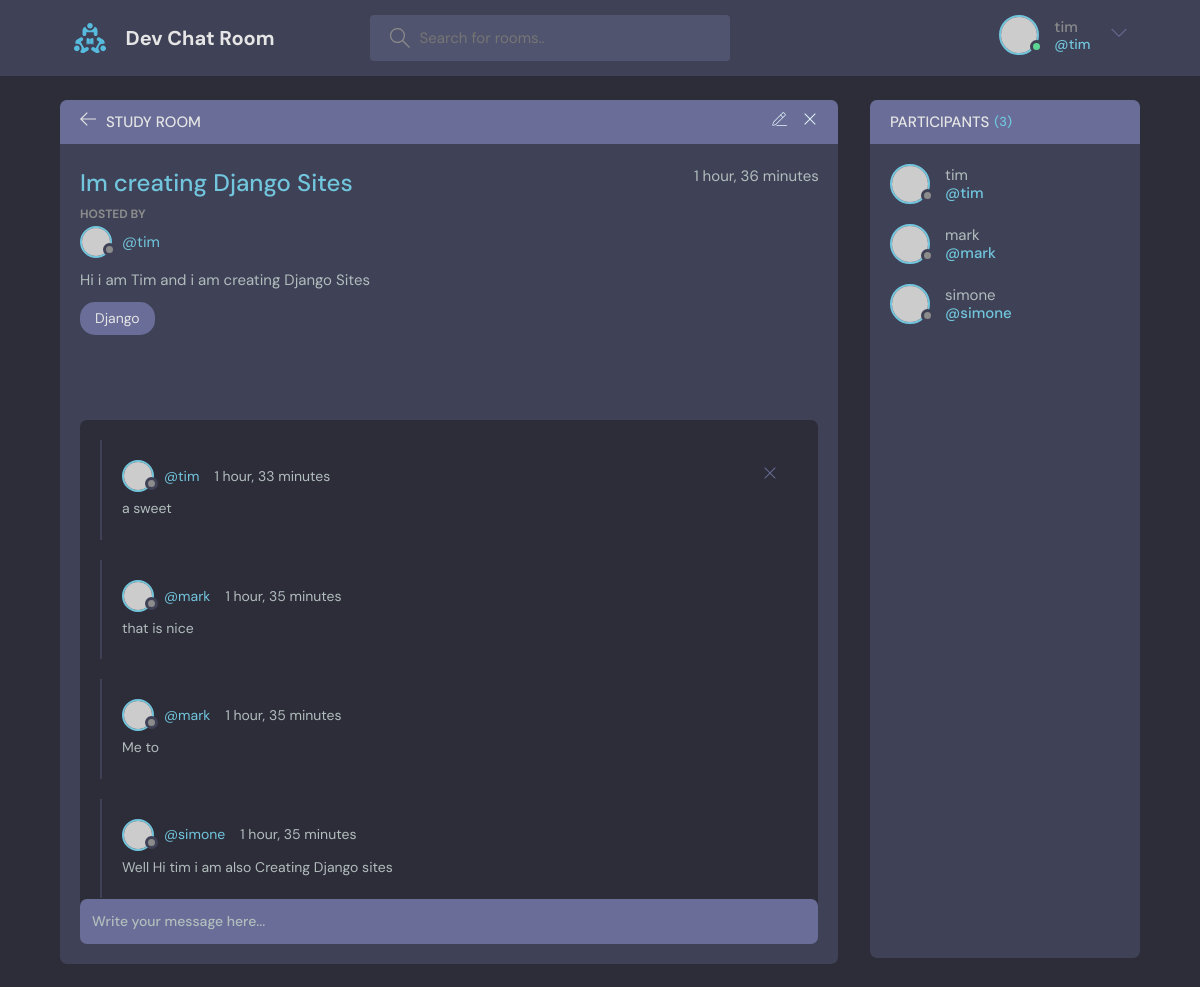
The app's page /room/13/ (signed in) with its own data.
### base/models.py (models this page shows, shortened)
class Room(models.Model):
    host = models.ForeignKey(User, on_delete=models.SET_NULL,null=True)
    topic = models.ForeignKey(Topic, on_delete=models.SET_NULL,null=True)
    name =models.CharField(max_length=200)
    description = models.TextField(null=True, blank=True, max_length=300)
    participants = models.ManyToManyField(User, related_name="participants",blank=True)
    updated = models.DateTimeField(auto_now=True)
    created = models.DateTimeField(auto_now_add=True)
    class Meta:
        ordering = ['-updated','-created']

class Topic(models.Model):
    name =models.CharField(max_length=200)
    def __str__(self):
        return self.name

class Message(models.Model):
    user = models.ForeignKey(User,on_delete = models.CASCADE)
    room = models.ForeignKey(Room, on_delete =models.CASCADE)
    body = models.TextField ()
    updated = models.DateTimeField(auto_now=True)
    created = models.DateTimeField(auto_now_add=True)
    class Meta:
        ordering = ['-updated','-created']
    def __str__(self):
        return self.body[0:50]

### base/views.py (the view, shortened to what this page needs)
# urls.py: path('room/<str:pk>/',views.room, name="room"),
def room(request ,pk):
    room = Room.objects.get(id=pk)
    room_messages =room.message_set.all().order_by('-created')
    participants = room.participants.all().order_by('-participants')
    context = {'room':room,'room_messages':room_messages,'participants':participants}
    return render(request, 'base/room.html',context)

### base/templates/base/room.html (shortened to what this page needs)
{% extends 'main.html' %}
{% block content %}
    <main class="profile-page layout layout--2">
      <div class="container">
        <div class="room">
          <div class="room__top">
            <div class="room__topLeft">
              <a href="{%url 'home' %}"">
                <svg version="1.1" xmlns="http://www.w3.org/2000/svg" width="32" height="32" viewBox="0 0 32 32">
                  <title>arrow-left</title>
                  <path
                    d="M13.723 2.286l-13.723 13.714 13.719 13.714 1.616-1.611-10.96-10.96h27.625v-2.286h-27.625l10.965-10.965-1.616-1.607z"
                  ></path>
                </svg>
              </a>
              <h3>Study Room</h3>
            </div>
            {%if request.user == room.host%}
            <div class="room__topRight">
              <a href="{%url 'update-room' room.id %}">
              </a>
              <a href="{%url 'delete-room' room.id %}">
                <svg version="1.1" xmlns="http://www.w3.org/2000/svg" width="32" height="32" viewBox="0 0 32 32">
                  <title>remove</title>
                  <path
                    d="M27.314 6.019l-1.333-1.333-9.98 9.981-9.981-9.981-1.333 1.333 9.981 9.981-9.981 9.98 1.333 1.333 9.981-9.98 9.98 9.98 1.333-1.333-9.98-9.98 9.98-9.981z"
                  ></path>
                </svg>
              </a>
            </div>
            {%endif%}
          </div>
          <div class="room__box scroll">
            <div class="room__header scroll">
              <div class="room__info">
                <h3>{{room.name}}</h3>
                <span>{{room.created | timesince}}</span>
              </div>
              <div class="room__hosted">
                <p>Hosted By</p>
                <a href="{%url 'user-profile' room.host.id%}" class="room__author">
                  <div class="avatar avatar--small">
                    <img src="https://randomuser.me/api/portraits/men/37.jpg" />
                  </div>
                  <span>@{{room.host}}</span>
                </a>
              </div>
              <div class="room__details">
                <p>{{room.description}}</p>
              </div>
              <span class="room__topics">{{room.topic}}</span>
            </div>
            <div class="room__conversation">
              <div class="threads scroll">
                {% for messages in room_messages%}
                <div class="thread">
                  <div class="thread__top">
                    <div class="thread__author">
                      <a href="#" class="thread__authorInfo">
                        <div class="avatar avatar--small">
                          <img src="https://randomuser.me/api/portraits/men/37.jpg" />
                        </div>
                        <span>@{{messages.user}}</span>
                      </a>
                      <span class="thread__date">{{messages.created | timesince}}</span>
                    </div>
                    {%if request.user == messages.user%}
                    <a href="{% url 'delete-message' messages.id%}">
                    <div class="thread__delete">
                      <svg version="1.1" xmlns="http://www.w3.org/2000/svg" width="32" height="32" viewBox="0 0 32 32">
                        <title>remove</title>
                        <path d="M27.314 6.019l-1.333-1.333-9.98 9.981-9.981-9.981-1.333 1.333 9.981 9.981-9.981 9.98 1.333 1.333 9.981-9.98 9.98 9.98 1.333-1.333-9.98-9.98 9.98-9.981z"></path>
                      </svg>
                    </div>
                  </a>
                    {% endif %}
                  </div>
                  <div class="thread__details">
                    <p>{{messages}}</p>
                  </div>
                </div>
                {%endfor%}
              </div>
            </div>
          </div>
          {% if request.user.is_authenticated%}
          <div class="room__message">
            <form  method="POST" action="">
              <input type="text" name="body" placeholder="Write your message here..." />
            </form>
          </div>
          {%endif%}
        </div>
        <div class="participants">
          <h3 class="participants__top">Participants <span>({{participants.count}})</span></h3>
          <div class="participants__list scroll">
            {% for user in participants %}
            <a href="{% url 'user-profile' user.id %}" class="participant">
              <div class="avatar avatar--medium">
                <img src="https://randomuser.me/api/portraits/men/37.jpg" />
              </div>
              <p>
                {{user.username}}
                <span>@{{user.username}}</span>
              </p>
            </a>
            {%endfor%}
          </div>
        </div>
      </div>
    </main>
{% endblock content %}

### templates/navbar.html (shortened to what this page needs)
{% load static %}
<header class="header header--loggedIn">
    <div class="container">
      <a href="{% url 'home' %}" class="header__logo">
        <img src="{% static 'images/logo.svg'%}" />
        <h1>Dev Chat Room</h1>
      </a>
      <form class="header__search" method="GET" action="{% url 'home' %}">
        <label>
          <input type="text" name='q' Placeholder="Search for rooms..">
        </label>
      </form>
      <nav class="header__menu">
        {% if request.user.is_authenticated %}
        <div class="header__user">
          <a href="{% url 'user-profile' request.user.id %}">
            <div class="avatar avatar--medium active">
              <img src="https://randomuser.me/api/portraits/men/37.jpg" />
            </div>
            <p>{{request.user}}<span>@{{request.user}}</span></p>
          </a>
          <button class="dropdown-button">
            <svg version="1.1" xmlns="http://www.w3.org/2000/svg" width="32" height="32" viewBox="0 0 32 32">
              <title>chevron-down</title>
              <path d="M16 21l-13-13h-3l16 16 16-16h-3l-13 13z"></path>
            </svg>
          </button>
        </div>
                {% else %}
                <a href="{% url 'login' %}"">
                    <img src="{% static 'images/avatar.svg'%}" />
                    <p>Login</p>
                </a>
                {% endif %}
      </nav>
    </div>
  </header>

### records on screen
Room: name "Im creating Django Sites", created "1 hour, 36 minutes", host "tim", description "Hi i am Tim and i am creating Django Sites", topic "Django"
Message: user "tim", created "1 hour, 33 minutes", body "a sweet"
Message: user "mark", created "1 hour, 35 minutes", body "that is nice"
Message: user "mark", created "1 hour, 35 minutes", body "Me to"
Message: user "simone", created "1 hour, 35 minutes", body "Well Hi tim i am also Creating Django sites"

### other values on screen
{{ request.user }} "tim"
{{ participants.count }} "3"
{{ user.username }} "tim"
{{ user.username }} "mark"
{{ user.username }} "simone"
